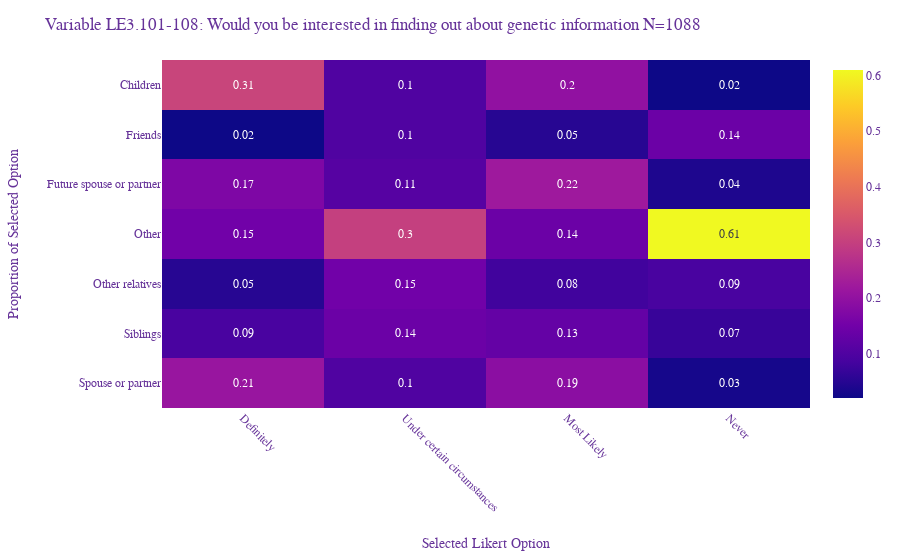

The notebook cell saved with this chart:
### Code cell
fig = px.imshow(df, text_auto=True, aspect="auto")

fig.update_xaxes(
        tickangle = 45,
        title_text = "Selected Likert Option",
        title_font = {"size": 14},
        title_standoff = 25)

fig.update_yaxes(
        title_text = "Proportion of Selected Option",
        title_standoff = 25)


fig.update_layout(
    title="Variable LE3.101-108: Would you be interested in finding out about genetic information N={}".format(len(ndf.id.unique())),
    legend_title="Options",
    font=dict(
        family="Ariel, ariel",
        size=12,
        color="RebeccaPurple"
    ),
barmode="stack",
)

### Figure 1 — Plotly figure (JSON) as saved in the notebook; plotly's stock layout.template omitted (floating-point values rounded to 4 significant figures)
{"data": [{"coloraxis": "coloraxis", "hovertemplate": "x: %{x}<br>Option: %{y}<br>color: %{z}<extra></extra>", "name": "0", "texttemplate": "%{z}", "type": "heatmap", "x": ["Definitely", "Under certain circumstances", "Most Likely", "Never"], "xaxis": "x", "y": ["Children", "Friends", "Future spouse or partner", "Other", "Other relatives", "Siblings", "Spouse or partner"], "yaxis": "y", "z": [[0.31, 0.1, 0.2, 0.02], [0.02, 0.1, 0.05, 0.14], [0.17, 0.11, 0.22, 0.04], [0.15, 0.3, 0.14, 0.61], [0.05, 0.15, 0.08, 0.09], [0.09, 0.14, 0.13, 0.07], [0.21, 0.1, 0.19, 0.03]]}], "layout": {"barmode": "stack", "coloraxis": {"colorscale": [[0, "#0d0887"], [0.1111, "#46039f"], [0.2222, "#7201a8"], [0.3333, "#9c179e"], [0.4444, "#bd3786"], [0.5556, "#d8576b"], [0.6667, "#ed7953"], [0.7778, "#fb9f3a"], [0.8889, "#fdca26"], [1, "#f0f921"]]}, "font": {"color": "RebeccaPurple", "family": "Ariel, ariel", "size": 12}, "legend": {"title": {"text": "Options"}}, "margin": {"t": 60}, "title": {"text": "Variable LE3.101-108: Would you be interested in finding out about genetic information N=1088"}, "xaxis": {"anchor": "y", "domain": [0, 1], "tickangle": 45, "title": {"font": {"size": 14}, "standoff": 25, "text": "Selected Likert Option"}}, "yaxis": {"anchor": "x", "autorange": "reversed", "domain": [0, 1], "title": {"standoff": 25, "text": "Proportion of Selected Option"}}}}
